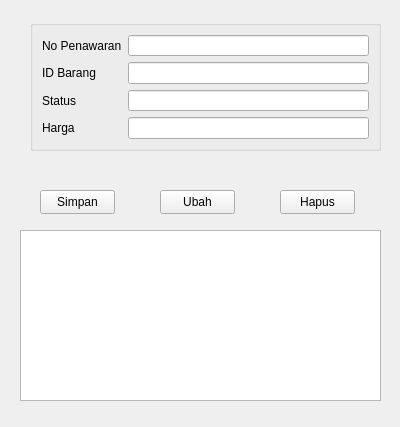
<?xml version="1.0" encoding="UTF-8"?>
<ui version="4.0">
 <class>FormPenawaran</class>
 <widget class="QWidget" name="FormPenawaran">
  <property name="geometry">
   <rect>
    <x>0</x>
    <y>0</y>
    <width>400</width>
    <height>427</height>
   </rect>
  </property>
  <property name="windowTitle">
   <string>Form</string>
  </property>
  <widget class="QPushButton" name="pushButton">
   <property name="geometry">
    <rect>
     <x>40</x>
     <y>190</y>
     <width>75</width>
     <height>24</height>
    </rect>
   </property>
   <property name="text">
    <string>Simpan</string>
   </property>
  </widget>
  <widget class="QPushButton" name="pushButton_2">
   <property name="geometry">
    <rect>
     <x>160</x>
     <y>190</y>
     <width>75</width>
     <height>24</height>
    </rect>
   </property>
   <property name="text">
    <string>Ubah</string>
   </property>
  </widget>
  <widget class="QPushButton" name="pushButton_3">
   <property name="geometry">
    <rect>
     <x>280</x>
     <y>190</y>
     <width>75</width>
     <height>24</height>
    </rect>
   </property>
   <property name="text">
    <string>Hapus</string>
   </property>
  </widget>
  <widget class="QTableView" name="tablePenawaran">
   <property name="geometry">
    <rect>
     <x>20</x>
     <y>230</y>
     <width>361</width>
     <height>171</height>
    </rect>
   </property>
  </widget>
  <widget class="QGroupBox" name="formGroupBox">
   <property name="geometry">
    <rect>
     <x>30</x>
     <y>20</y>
     <width>351</width>
     <height>131</height>
    </rect>
   </property>
   <layout class="QFormLayout" name="formLayout">
    <item row="0" column="0">
     <widget class="QLabel" name="noPenawaranLabel">
      <property name="text">
       <string>No Penawaran</string>
      </property>
     </widget>
    </item>
    <item row="0" column="1">
     <widget class="QLineEdit" name="noPenawaranLineEdit"/>
    </item>
    <item row="1" column="0">
     <widget class="QLabel" name="iDBarangLabel">
      <property name="text">
       <string>ID Barang</string>
      </property>
     </widget>
    </item>
    <item row="1" column="1">
     <widget class="QLineEdit" name="iDBarangLineEdit"/>
    </item>
    <item row="2" column="0">
     <widget class="QLabel" name="statusLabel_2">
      <property name="text">
       <string>Status</string>
      </property>
     </widget>
    </item>
    <item row="2" column="1">
     <widget class="QLineEdit" name="statusLineEdit_2"/>
    </item>
    <item row="3" column="0">
     <widget class="QLabel" name="hargaLabel_2">
      <property name="text">
       <string>Harga</string>
      </property>
     </widget>
    </item>
    <item row="3" column="1">
     <widget class="QLineEdit" name="hargaLineEdit_2"/>
    </item>
   </layout>
  </widget>
 </widget>
 <resources/>
 <connections/>
</ui>
